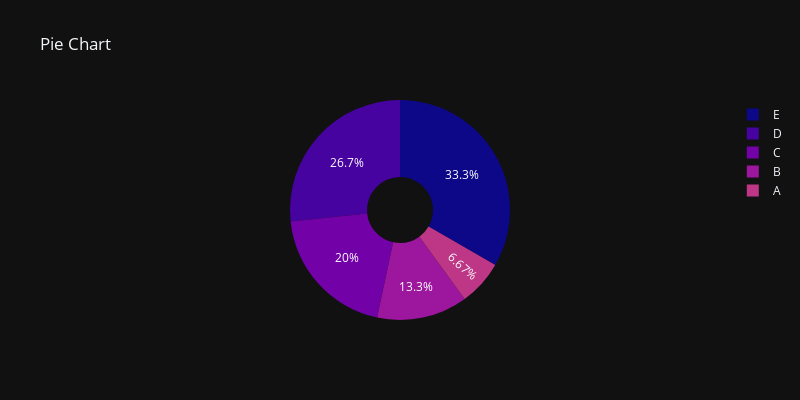

The notebook cell saved with this chart:
### Code cell
labels = ['A', 'B', 'C', 'D', 'E']
counts = [10, 20, 30, 40, 50]
px.pie(names=labels, values=counts, title='Pie Chart',
        labels={'names':'Categories', 'values':'Counts'},
        width=800, height=400, template='plotly_dark', 
        color_discrete_sequence= px.colors.sequential.Plasma,
        hole=0.3)

### Figure 1 — Plotly figure (JSON) as saved in the notebook; plotly's stock layout.template omitted (floating-point values rounded to 4 significant figures)
{"data": [{"domain": {"x": [0, 1], "y": [0, 1]}, "hole": 0.3, "hovertemplate": "Categories=%{label}<br>Counts=%{value}<extra></extra>", "labels": ["A", "B", "C", "D", "E"], "legendgroup": "", "name": "", "showlegend": true, "type": "pie", "values": [10, 20, 30, 40, 50]}], "layout": {"height": 400, "legend": {"tracegroupgap": 0}, "piecolorway": ["#0d0887", "#46039f", "#7201a8", "#9c179e", "#bd3786", "#d8576b", "#ed7953", "#fb9f3a", "#fdca26", "#f0f921"], "title": {"text": "Pie Chart"}, "width": 800}}
